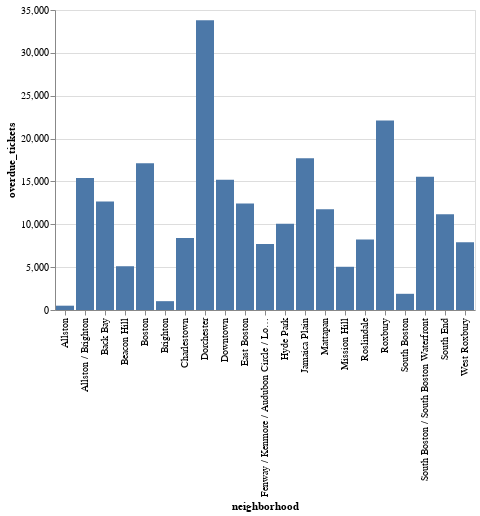

Notebook cell for this chart:
### Code cell
alt.Chart(pop_race_df).mark_bar().encode(
    x="neighborhood",
    y='overdue_tickets',
)

### Figure 1 — Vega-Lite specification as saved in the notebook (floating-point values rounded to 4 significant figures)
{"config": {"view": {"continuousWidth": 400, "continuousHeight": 300}}, "data": {"name": "data-26c281e9db6cf06a58623da412e95026"}, "mark": "bar", "encoding": {"x": {"field": "neighborhood", "type": "nominal"}, "y": {"field": "overdue_tickets", "type": "quantitative"}}, "$schema": "https://vega.github.io/schema/vega-lite/v4.17.0.json", "datasets": {"data-26c281e9db6cf06a58623da412e95026": [{"neighborhood": "Dorchester", "White Alone": 28244, "Black/African-American": 55787, "Hispanic": 25288, "Asian alone": 12540, "Other Races": 5050, "overdue_tickets": 33800.0}, {"neighborhood": "Roxbury", "White Alone": 5937, "Black/African-American": 27243, "Hispanic": 16637, "Asian alone": 1905, "Other Races": 2439, "overdue_tickets": 22100.0}, {"neighborhood": "Jamaica Plain", "White Alone": 22533, "Black/African-American": 5825, "Hispanic": 9001, "Asian alone": 2004, "Other Races": 1504, "overdue_tickets": 17690.0}, {"neighborhood": "Boston", "White Alone": 304524, "Black/African-American": 155096, "Hispanic": 135757, "Asian alone": 65613, "Other Races": 23389, "overdue_tickets": 17120.0}, {"neighborhood": "South Boston / South Boston Waterfront", "White Alone": 31648, "Black/African-American": 2157, "Hispanic": 4193, "Asian alone": 2495, "Other Races": 682, "overdue_tickets": 15550.0}, {"neighborhood": "Allston / Brighton", "White Alone": 45858, "Black/African-American": 3478, "Hispanic": 9275, "Asian alone": 12971, "Other Races": 2976, "overdue_tickets": 15400.0}, {"neighborhood": "Downtown", "White Alone": 10172, "Black/African-American": 730, "Hispanic": 1100, "Asian alone": 5701, "Other Races": 603, "overdue_tickets": 15200.0}, {"neighborhood": "Back Bay", "White Alone": 13044, "Black/African-American": 761, "Hispanic": 1715, "Asian alone": 1917, "Other Races": 346, "overdue_tickets": 12660.0}, {"neighborhood": "East Boston", "White Alone": 16011, "Black/African-American": 1171, "Hispanic": 26707, "Asian alone": 2167, "Other Races": 1207, "overdue_tickets": 12430.0}, {"neighborhood": "Mattapan", "White Alone": 1612, "Black/African-American": 19821, "Hispanic": 3771, "Asian alone": 499, "Other Races": 956, "overdue_tickets": 11740.0}, {"neighborhood": "South End", "White Alone": 18044, "Black/African-American": 3669, "Hispanic": 4715, "Asian alone": 4974, "Other Races": 1169, "overdue_tickets": 11170.0}, {"neighborhood": "Hyde Park", "White Alone": 8719, "Black/African-American": 18042, "Hispanic": 10242, "Asian alone": 763, "Other Races": 1158, "overdue_tickets": 10060.0}, {"neighborhood": "Charlestown", "White Alone": 14692, "Black/African-American": 1019, "Hispanic": 2198, "Asian alone": 1613, "Other Races": 368, "overdue_tickets": 8391.0}, {"neighborhood": "Roslindale", "White Alone": 15291, "Black/African-American": 5805, "Hispanic": 7182, "Asian alone": 750, "Other Races": 993, "overdue_tickets": 8231.0}, {"neighborhood": "West Roxbury", "White Alone": 22584, "Black/African-American": 4094, "Hispanic": 3376, "Asian alone": 2500, "Other Races": 972, "overdue_tickets": 7899.0}, {"neighborhood": "Fenway / Kenmore / Audubon Circle / Longwood", "White Alone": 22602, "Black/African-American": 2101, "Hispanic": 4411, "Asian alone": 7823, "Other Races": 1903, "overdue_tickets": 7688.0}, {"neighborhood": "Beacon Hill", "White Alone": 8074, "Black/African-American": 138, "Hispanic": 580, "Asian alone": 578, "Other Races": 278, "overdue_tickets": 5106.0}, {"neighborhood": "Mission Hill", "White Alone": 7156, "Black/African-American": 2662, "Hispanic": 3716, "Asian alone": 3419, "Other Races": 433, "overdue_tickets": 5043.0}, {"neighborhood": "South Boston", "White Alone": 28008, "Black/African-American": 2064, "Hispanic": 4065, "Asian alone": 2070, "Other Races": 565, "overdue_tickets": 1890.0}, {"neighborhood": "Brighton", "White Alone": 36019, "Black/African-American": 2379, "Hispanic": 6689, "Asian alone": 8160, "Other Races": 2050, "overdue_tickets": 1031.0}, {"neighborhood": "Allston", "White Alone": 9839, "Black/African-American": 1099, "Hispanic": 2586, "Asian alone": 4811, "Other Races": 926, "overdue_tickets": 503.0}, {"neighborhood": "West End", "White Alone": 4436, "Black/African-American": 463, "Hispanic": 838, "Asian alone": 706, "Other Races": 176, "overdue_tickets": null}]}}
